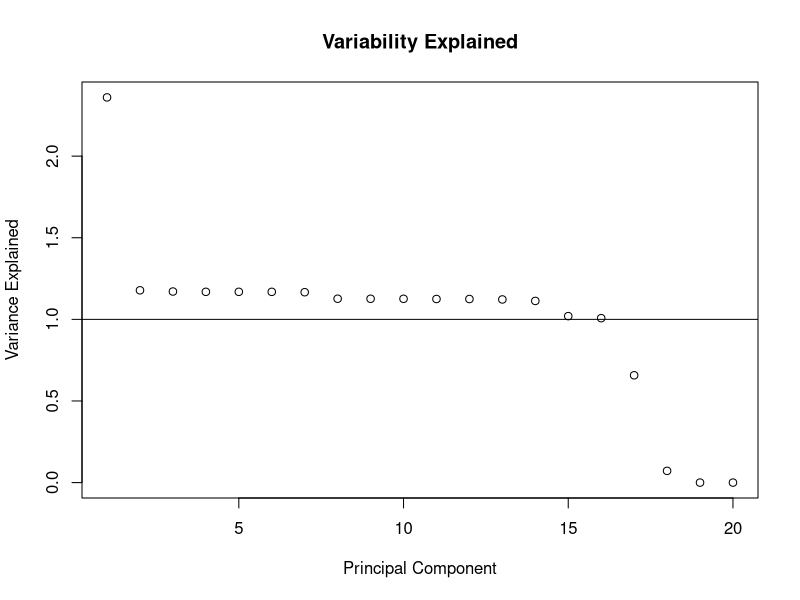
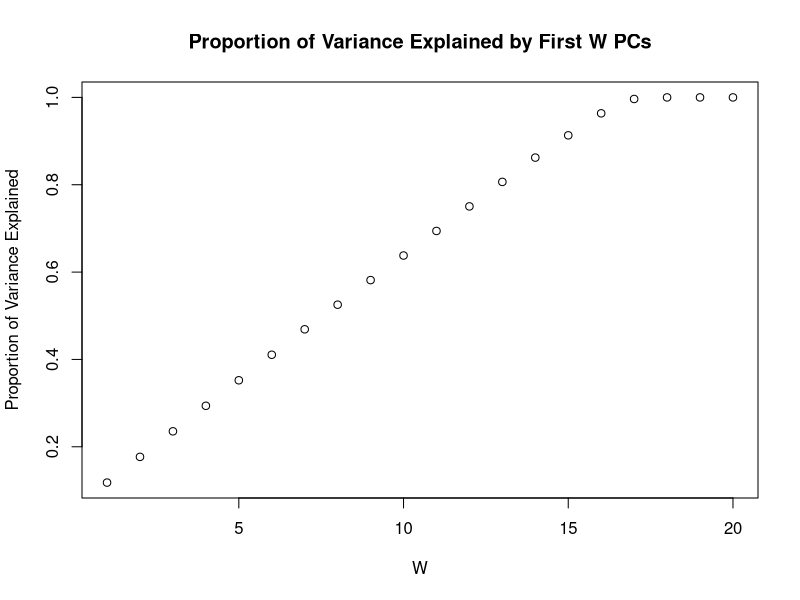

These charts were generated, in order, by the following R code:
library(caret)
ins = read.csv("Insurance.csv", header = TRUE)
ins$zone = as.factor(ins$zone)
ins$make = as.factor(ins$make)
ins.dv = data.frame(predict(dummyVars("~.", data=ins), newdata = ins))
head(ins.dv)

dim(ins.dv)
# > dim(ins.dv)
# [1] 2182   21


data.matrix.raw = model.matrix(per ~ ., data = ins.dv)
data.matrix = data.matrix.raw[,-1]

fit.PCA = prcomp(data.matrix, scale. = T)
print(fit.PCA)


#Scree plot
vars = fit.PCA$sdev^2
plot(1:length(vars), vars, main = "Variability Explained", 
     xlab = "Principal Component", ylab = "Variance Explained")
abline(h = 1)

# Cumulative variance plot
c.vars = cumsum(vars)   ### Cumulative variance explained
rel.c.vars = c.vars / max(c.vars)   ### Cumulative proportion of 
### variance explained
plot(1:length(rel.c.vars), rel.c.vars,
     main = "Proportion of Variance Explained by First W PCs",
     xlab = "W", ylab = "Proportion of Variance Explained")